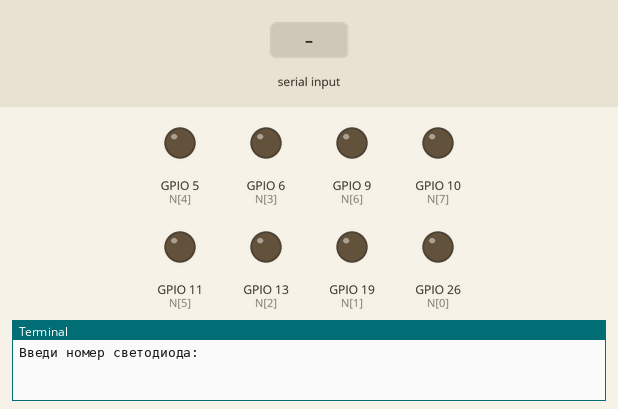
Simulated run of this program. Board: Raspberry Pi (BCM pin numbers). Shown: output pins drawn as LEDs (lit = HIGH), the last lines printed to the terminal. Inputs (shaded band) come from the test bench.

Above: at 1.2 s.
1.3 s: "5" typed at the terminal, then Enter
2.8 s: "90" typed at the terminal, then Enter
At 3.8 s:
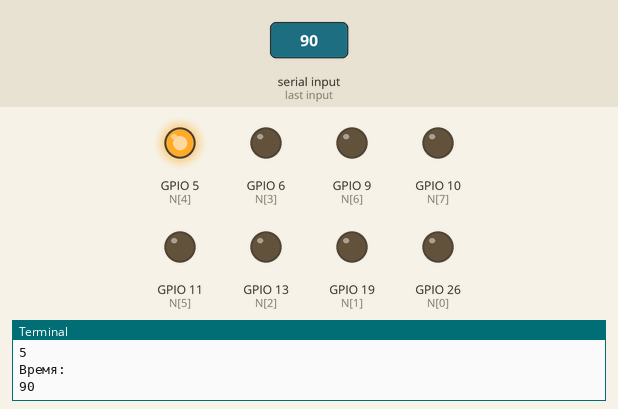
Timing chart, 0 to 5.8 s (numbered marks = the images above; inputs shaded):
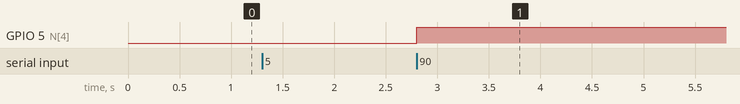

The program:

1-GPIO-lightUp.py
```python
import RPi.GPIO as GPIO
import time

GPIO.setwarnings(False)
GPIO.setmode(GPIO.BCM)

N = [26, 19, 13, 6, 5, 11, 9, 10]
GPIO.setup(N, GPIO.OUT)
GPIO.output(N, 0)

def lightUp(ledNumber, period):
    GPIO.output(N[ledNumber-1],1)
    time.sleep(period)
    GPIO.output(N[ledNumber-1],0)
ledNumber = int(input('Введи номер светодиода: '))
period = float(input('Время: '))
lightUp(ledNumber, period)

GPIO.output(N, 0)
GPIO.cleanup()
```

Measured:
- after the input at 2.8 s, GPIO 5 (N[4]): LOW → HIGH at once
